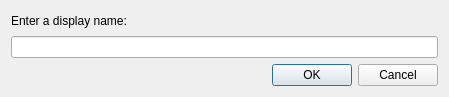
<?xml version="1.0" encoding="UTF-8"?>
<ui version="4.0">
 <class>MTGetStringDialog</class>
 <widget class="QDialog" name="MTGetStringDialog">
  <property name="geometry">
   <rect>
    <x>0</x>
    <y>0</y>
    <width>449</width>
    <height>97</height>
   </rect>
  </property>
  <property name="maximumSize">
   <size>
    <width>16777215</width>
    <height>97</height>
   </size>
  </property>
  <property name="windowTitle">
   <string/>
  </property>
  <layout class="QGridLayout" name="gridLayout">
   <item row="0" column="0">
    <widget class="QLabel" name="label">
     <property name="text">
      <string>Enter a display name:</string>
     </property>
    </widget>
   </item>
   <item row="1" column="0">
    <widget class="QLineEdit" name="lineEdit"/>
   </item>
   <item row="2" column="0">
    <widget class="QDialogButtonBox" name="buttonBox">
     <property name="orientation">
      <enum>Qt::Horizontal</enum>
     </property>
     <property name="standardButtons">
      <set>QDialogButtonBox::Cancel|QDialogButtonBox::Ok</set>
     </property>
    </widget>
   </item>
  </layout>
 </widget>
 <resources/>
 <connections>
  <connection>
   <sender>buttonBox</sender>
   <signal>accepted()</signal>
   <receiver>MTGetStringDialog</receiver>
   <slot>accept()</slot>
   <hints>
    <hint type="sourcelabel">
     <x>248</x>
     <y>254</y>
    </hint>
    <hint type="destinationlabel">
     <x>157</x>
     <y>274</y>
    </hint>
   </hints>
  </connection>
  <connection>
   <sender>buttonBox</sender>
   <signal>rejected()</signal>
   <receiver>MTGetStringDialog</receiver>
   <slot>reject()</slot>
   <hints>
    <hint type="sourcelabel">
     <x>316</x>
     <y>260</y>
    </hint>
    <hint type="destinationlabel">
     <x>286</x>
     <y>274</y>
    </hint>
   </hints>
  </connection>
 </connections>
</ui>
